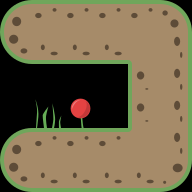

A 2D game scene composited from a Tiled map and its tileset images. What follows is a short description and the map's XML, with each tile layer's data collapsed to a summary:
An orthogonal 6x6 tile map with 32x32 px tiles, 2 tile layers (ground, deco).

<map version="1.0" orientation="orthogonal" renderorder="left-down" width="6" height="6" tilewidth="32" tileheight="32" nextobjectid="12">
 <tileset firstgid="1" source="tileset.tsx" />
 <layer name="ground" width="6" height="6">
  <data>[36 cells, 28 non-empty, 10 distinct tile ids]</data>
 </layer>
 <layer name="deco" width="6" height="6">
  <data>[36 cells, 2 non-empty, 2 distinct tile ids]</data>
 </layer>
</map>
